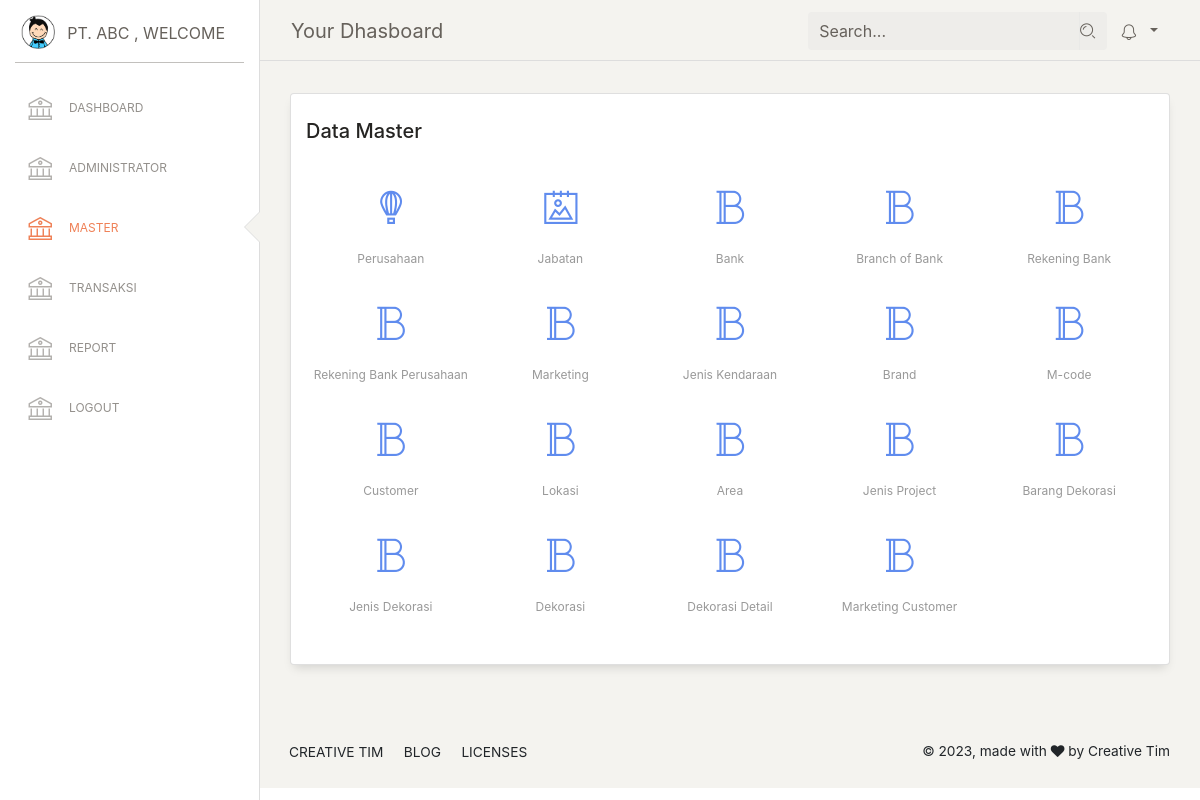
The page /index.php/master on the database its author committed.
### tables this page shows
CREATE TABLE `modul_katagori` (
  `id` int(11) NOT NULL,
  `nama_katagori` varchar(100) NOT NULL,
  `function` varchar(100) NOT NULL,
  `icon` varchar(100) NOT NULL,
  `order_by` int(11) NOT NULL
);

CREATE TABLE `modul_menu` (
  `id` int(11) NOT NULL,
  `id_katagori` int(11) NOT NULL,
  `nama_menu` varchar(100) NOT NULL,
  `function` varchar(100) NOT NULL,
  `icon` varchar(100) NOT NULL,
  `order_by` int(11) NOT NULL
);

### application/views/include/template.php (called while the page is built)
<?php
$this->load->view('include/header');
$this->load->view('include/leftside');
$this->load->view($content);
$this->load->view('include/footer');

### application/controllers/Master.php (called while the page is built, shortened)
<?php
class Master extends CI_Controller
{
	function __construct()
    {
      $this->load->helper('url');
      $this->load->library('form_validation');
      $this->load->Model('Perusahaan_m','COMP');
      $this->load->model('Jabatan_m','JABAT');
      $this->load->Model('Bank_m','BANK');
      $this->load->Model('Branchbank_m','BRANCHBANK');
      $this->load->model('Rekeningbranchbank_m','REKENING');
      $this->load->model('Jeniskendaraan_m','JENISKENDARAAN');
      $this->load->model('Brand_m','BRAND');
      $this->load->model('Marketing_m','MARKETING');
      $this->load->model('Customer_m','CUSTOMER');
      $this->load->Model('Modul_m');
    }
  public function index()
  {
    $data['menus'] = $this->Modul_m->menus();
    $data['submenus']  = $this->Modul_m->submenus();
    $data['content'] = 'master/dashboardmaster';
    $this->load->view('include/template', $data);
    }
}

### index.php (called while the page is built, shortened)
<?php
require_once BASEPATH.'core/CodeIgniter.php';

### application/models/Modul_m.php (called while the page is built, shortened)
<?php
class Modul_m extends CI_Model{
  function menus() {
    $this->db->order_by('order_by','asc');
    return $this->db->get('modul_katagori mk')->result();
}
function submenus() {
    $this->db->select('mm.icon,mm.function,mm.nama_menu,mk.function as mk_function');
    $this->db->join("modul_katagori mk",'mm.id_katagori = mk.id');
    $this->db->where('mk.function',$this->uri->segment(1));
    return $this->db->get('modul_menu mm')->result();
}
}

### application/views/master/dashboardmaster.php (the view, shortened to what this page needs)
<div class="content">
    <div class="row">
        <div class="col-md-12">
            <div class="card demo-icons">
                <div class="card-header">
                    <h5 class="card-title">Data Master</h5>
                    </div>
                    <div class="card-body all-icons">
                        <div id="icons-wrapper">
                            <section>
                                <ul>
                                    <?php
                                        $url = $this->uri->segment(1);
                                        foreach ($submenus as $child) { ?>
                                            <li>
                                                <a href="<?=base_url($url.'/'.$child->function);?>">
                                                    <?=$child->icon;?>
                                                    <p><?=$child->nama_menu;?></p>
                                                </a>
                                            </li>
                                        <?php };?>
                                    </ul>
                                </section>
                            </div>
                        </div>
                    </div>
                </div>
            </div>
        </div>

### application/views/include/header.php (shortened to what this page needs)
<!DOCTYPE html>
<html lang="en">
<head>
    <link href="https://maxcdn.bootstrapcdn.com/font-awesome/latest/css/font-awesome.min.css" rel="stylesheet">
    <link href="<?=base_url();?>assets/css/paper-dashboard.css?v=2.0.1" rel="stylesheet" />
    <link href="<?=base_url();?>assets/demo/demo.css" rel="stylesheet" />
 <link rel="stylesheet" href="https://cdnjs.cloudflare.com/ajax/libs/twitter-bootstrap/4.5.2/css/bootstrap.css"/>
<link rel="stylesheet" href="https://cdn.datatables.net/1.13.1/css/dataTables.bootstrap4.min.css" />
<link href="https://cdn.jsdelivr.net/npm/select2@4.1.0-rc.0/dist/css/select2.min.css" rel="stylesheet" />
<link rel="stylesheet" href="https://cdn.jsdelivr.net/npm/@ttskch/select2-bootstrap4-theme@x.x.x/dist/select2-bootstrap4.min.css">
</head>

### application/views/include/leftside.php (shortened to what this page needs)
<body>
    <div class="wrapper ">
        <div class="sidebar" data-color="white" data-active-color="danger">
            <div class="logo">
                <a href="#" class="simple-text logo-mini">
                    <div class="logo-image-small">
                        <img src="<?=base_url();?>assets/img/logo-small.png">
                    </div>
                </a>
                <a href="<?=base_url('dashboard');?>" class="simple-text logo-normal">
                    PT. ABC
          <span>, welcome</span>
                </a>
            </div>
            <div class="sidebar-wrapper">
                <ul class="nav">
                    <?php foreach($menus as $value){;?>
                     <li <?php if($this->uri->segment(1)==strtolower($value->function)){echo 'class="active"';}?> >
                        <a href="<?=base_url($value->function);?>" class="load_page">
                            <i class="nc-icon nc-bank"></i>
                            <p><?=$value->nama_katagori;?></p>
                        </a>
                    </li>
                    <?php };?>
                </ul>
            </div>
        </div>
        <div class="main-panel">
            <nav class="navbar navbar-expand-lg navbar-absolute fixed-top navbar-transparent">
                <div class="container-fluid">
                    <div class="navbar-wrapper">
                        <a class="navbar-brand" href="javascript:;">Your Dhasboard</a>
                    </div>
                    <div class="collapse navbar-collapse justify-content-end" id="navigation">
                        <form>
                            <div class="input-group no-border">
                                <input type="text" value="" class="form-control" placeholder="Search...">
                                <div class="input-group-append">
                                    <div class="input-group-text">
                                        <i class="nc-icon nc-zoom-split"></i>
                                    </div>
                                </div>
                            </div>
                        </form>
                        <ul class="navbar-nav">
                            <li class="nav-item btn-rotate dropdown">
                                <a class="nav-link dropdown-toggle" href="#" id="navbarDropdownMenuLink"
                                    data-toggle="dropdown" aria-haspopup="true" aria-expanded="false">
                                    <i class="nc-icon nc-bell-55"></i>
                                </a>
                            </li>
                        </ul>
                    </div>
                </div>
            </nav>

### application/views/include/footer.php (shortened to what this page needs)
<footer class="footer footer-black  footer-white ">
    <div class="container-fluid">
        <div class="row">
            <nav class="footer-nav">
                <ul>
                    <li><a href="https://www.creative-tim.com" target="_blank">Creative Tim</a></li>
                    <li><a href="https://www.creative-tim.com/blog" target="_blank">Blog</a></li>
                    <li><a href="https://www.creative-tim.com/license" target="_blank">Licenses</a></li>
                </ul>
            </nav>
            <div class="credits ml-auto">
                <span class="copyright">
                    © , made with <i class="fa fa-heart heart"></i> by Creative Tim
                </span>
            </div>
        </div>
    </div>
</footer>
</div>
</div>
</body>
</html>

### assets/demo/demo.css (style rules this page uses)
.demo-icons a { color: #608CEE; text-decoration: none; }
.demo-icons .nc-icon { font-size: 34px; }
.demo-icons ul { padding-left: 0; }
.demo-icons ul::after { clear: both; content: ""; display: table; }
.demo-icons ul li { width: 20%; float: left; padding: 16px 0; text-align: center; border-radius: .25em; -webkit-transition: background 0.2s; -moz-transition: background 0.2s; transition: background 0.2s; -webkit-user-select: none; -moz-user-select: none; -ms-user-select: none; user-select: none; overflow: hidden; }
.demo-icons ul p, .demo-icons ul em, .demo-icons ul input { display: inline-block; font-size: 1rem; color: #999999; -webkit-user-select: auto; -moz-user-select: auto; -ms-user-select: auto; user-select: auto; white-space: nowrap; width: 100%; overflow: hidden; text-overflow: ellipsis; cursor: pointer; }
.demo-icons ul p { padding: 20px 0 0; font-size: 12px; margin: 0; }

### rows shown on the page
modul_katagori: nama_katagori "DASHBOARD"
modul_katagori: nama_katagori "ADMINISTRATOR"
modul_katagori: nama_katagori "MASTER"
modul_katagori: nama_katagori "TRANSAKSI"
modul_katagori: nama_katagori "REPORT"
modul_katagori: nama_katagori "LOGOUT"
modul_menu: nama_menu "Perusahaan"
modul_menu: nama_menu "Jabatan"
modul_menu: nama_menu "Bank"
modul_menu: nama_menu "Branch of Bank"
modul_menu: nama_menu "Rekening Bank"
modul_menu: nama_menu "Rekening Bank Perusahaan"
modul_menu: nama_menu "Marketing"
modul_menu: nama_menu "Jenis Kendaraan"
modul_menu: nama_menu "Brand"
modul_menu: nama_menu "M-code"
modul_menu: nama_menu "Customer"
modul_menu: nama_menu "Lokasi"
modul_menu: nama_menu "Area"
modul_menu: nama_menu "Jenis Project"
modul_menu: nama_menu "Barang Dekorasi"
modul_menu: nama_menu "Jenis Dekorasi"
modul_menu: nama_menu "Dekorasi"
modul_menu: nama_menu "Dekorasi Detail"
modul_menu: nama_menu "Marketing Customer"
